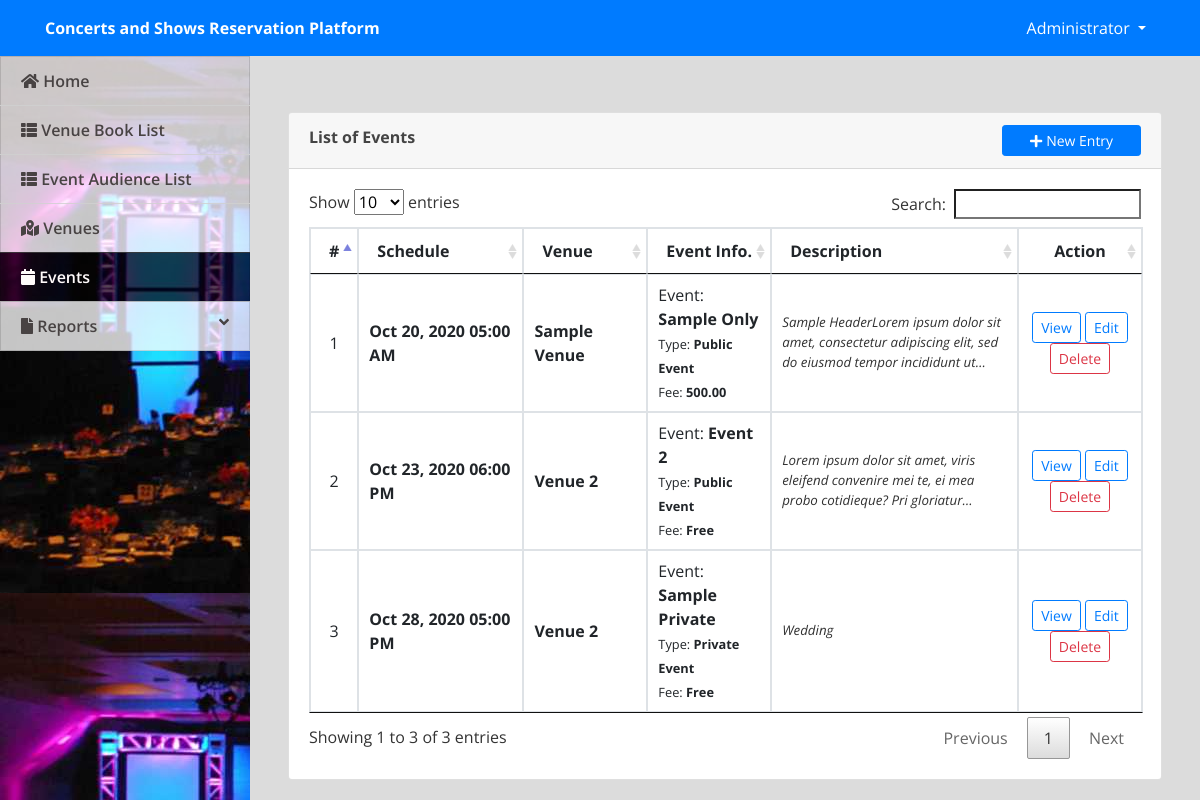
The page /admin/index.php?page=events (signed in) on the database its author committed.
### tables this page shows
CREATE TABLE `events` (
  `id` int(30) NOT NULL,
  `venue_id` int(30) NOT NULL,
  `event` text NOT NULL,
  `description` text NOT NULL,
  `schedule` datetime NOT NULL,
  `type` tinyint(1) NOT NULL DEFAULT 1 COMMENT '1=Public, 2-Private',
  `audience_capacity` int(30) NOT NULL,
  `payment_type` tinyint(1) NOT NULL DEFAULT 1 COMMENT '1=Free,payable',
  `amount` double NOT NULL DEFAULT 0,
  `banner` text NOT NULL,
  `date_created` datetime NOT NULL
);

CREATE TABLE `venue` (
  `id` int(30) NOT NULL,
  `venue` text NOT NULL,
  `address` text NOT NULL,
  `description` text NOT NULL,
  `rate` float NOT NULL
);

### admin/events.php (the view, shortened to what this page needs)
<?php include('db_connect.php');?>
<div class="container-fluid">
	<div class="col-lg-12">
		<div class="row">
			<div class="col-md-12">
				<div class="card">
					<div class="card-header">
						<b>List of Events</b>
						<span class="float:right"><a class="btn btn-primary btn-block btn-sm col-sm-2 float-right" href="index.php?page=manage_event" id="new_event">
					<i class="fa fa-plus"></i> New Entry
				</a></span>
					</div>
					<div class="card-body">
						<table class="table table-condensed table-bordered table-hover">
							<colgroup>
								<col width="5%">
								<col width="20%">
								<col width="15%">
								<col width="15%">
								<col width="30%">
								<col width="15%">
							</colgroup>
							<thead>
								<tr>
									<th class="text-center">#</th>
									<th class="">Schedule</th>
									<th class="">Venue</th>
									<th class="">Event Info.</th>
									<th class="">Description</th>
									<th class="text-center">Action</th>
								</tr>
							</thead>
							<tbody>
								<?php
								$i = 1;
								$events = $conn->query("SELECT e.*,v.venue FROM events e inner join venue v on v.id=e.venue_id order by e.id asc");
								while($row=$events->fetch_assoc()):
									$trans = get_html_translation_table(HTML_ENTITIES,ENT_QUOTES);
									unset($trans["\""], $trans["<"], $trans[">"], $trans["<h2"]);
									$desc = strtr(html_entity_decode($row['description']),$trans);
									$desc=str_replace(array("<li>","</li>"), array("",","), $desc);
								?>
								<tr>
									<td class="text-center"><?php echo $i++ ?></td>
									<td class="">
										 <p> <b><?php echo date("M d, Y h:i A",strtotime($row['schedule'])) ?></b></p>
									</td>
									<td class="">
										 <p> <b><?php echo ucwords($row['venue']) ?></b></p>
									</td>
									<td class="">
										 <p>Event: <b><?php echo ucwords($row['event']) ?></b></p>
										 <p><small>Type: <b><?php echo $row['type']  == 1 ? "Public Event" : "Private Event" ?></small></b></p>
										 <p><small>Fee: <b><?php echo $row['payment_type']  == 1 ? "Free" : number_format($row['amount'],2) ?></small></b></p>
									</td>
									<td>
										 <p class="truncate"><?php echo strip_tags($desc) ?></p>
									</td>
									<td class="text-center">
										<button class="btn btn-sm btn-outline-primary view_event" type="button" data-id="<?php echo $row['id'] ?>" >View</button>
										<button class="btn btn-sm btn-outline-primary edit_event" type="button" data-id="<?php echo $row['id'] ?>" >Edit</button>
										<button class="btn btn-sm btn-outline-danger delete_event" type="button" data-id="<?php echo $row['id'] ?>">Delete</button>
									</td>
								</tr>
								<?php endwhile; ?>
							</tbody>
						</table>
					</div>
				</div>
			</div>
		</div>
	</div>
</div>

### admin/index.php (shortened to what this page needs)
<!DOCTYPE html>
<html lang="en">
<head>
<?php
 include('./header.php');
 ?>
</head>
<body>
	<?php include 'topbar.php' ?>
	<?php include 'navbar.php' ?>
  <main id="view-panel" >
      <?php $page = isset($_GET['page']) ? $_GET['page'] :'home'; ?>
  	<?php include $page.'.php' ?>
  </main>
</body>
</html>

### admin/header.php (shortened to what this page needs)
  <link rel="stylesheet" href="assets/font-awesome/css/all.min.css">
<link href="assets/vendor/bootstrap/css/bootstrap.min.css" rel="stylesheet">
<link href="assets/vendor/icofont/icofont.min.css" rel="stylesheet">
<link href="assets/vendor/boxicons/css/boxicons.min.css" rel="stylesheet">
<link href="assets/vendor/venobox/venobox.css" rel="stylesheet">
<link href="assets/vendor/animate.css/animate.min.css" rel="stylesheet">
<link href="assets/vendor/remixicon/remixicon.css" rel="stylesheet">
<link href="assets/vendor/owl.carousel/assets/owl.carousel.min.css" rel="stylesheet">
<link href="assets/vendor/bootstrap-datepicker/css/bootstrap-datepicker.min.css" rel="stylesheet">
<link href="assets/DataTables/datatables.min.css" rel="stylesheet">
<link href="assets/css/jquery.datetimepicker.min.css" rel="stylesheet">
<link href="assets/css/select2.min.css" rel="stylesheet">
<link href="assets/css/style.css" rel="stylesheet">
<link type="text/css" rel="stylesheet" href="assets/css/jquery-te-1.4.0.css">

### admin/topbar.php (shortened to what this page needs)
<nav class="navbar navbar-light fixed-top bg-primary" style="padding:0;min-height: 3.5rem">
  <div class="container-fluid mt-2 mb-2">
  	<div class="col-lg-12">
      <div class="col-md-4 float-left text-white">
        <large><b>Concerts and Shows Reservation Platform</b></large>
      </div>
	  	<div class="float-right">
        <div class=" dropdown mr-4">
            <a href="#" class="text-white dropdown-toggle"  id="account_settings" data-toggle="dropdown" aria-haspopup="true" aria-expanded="false"><?php echo $_SESSION['login_name'] ?> </a>
        </div>
      </div>
  </div>
</nav>

### admin/navbar.php (shortened to what this page needs)
<nav id="sidebar" class='mx-lt-5 bg-dark' >
		<div class="sidebar-list">
				<a href="index.php?page=home" class="nav-item nav-home"><span class='icon-field'><i class="fa fa-home"></i></span> Home</a>
				<a href="index.php?page=booking" class="nav-item nav-booking"><span class='icon-field'><i class="fa fa-th-list"></i></span> Venue Book List</a>
				<a href="index.php?page=audience" class="nav-item nav-audience"><span class='icon-field'><i class="fa fa-th-list"></i></span> Event Audience List</a>
				<a href="index.php?page=venue" class="nav-item nav-venue"><span class='icon-field'><i class="fa fa-map-marked-alt"></i></span> Venues</a>
				<a href="index.php?page=events" class="nav-item nav-events"><span class='icon-field'><i class="fa fa-calendar"></i></span> Events</a>
				<a  class="nav-item nav-reports" data-toggle="collapse" href="#reportCollpase" role="button" aria-expanded="false" aria-controls="reportCollpase"><span class='icon-field'><i class="fa fa-file"></i></span> Reports <i class="fa fa-angle-down float-right"></i></a>
		</div>
</nav>

### admin/assets/css/style.css (style rules this page uses)
body { font-family: "Open Sans", sans-serif; color: #444444; width: 100%; height: calc(100%); }
a { color: #1977cc; }
nav#sidebar { height: calc(100%); position: fixed; z-index: 99; left: 0; width: 250px; background: url(../uploads/art-cover.jpg); background-repeat: no-repeat; background-size: cover; }
a.nav-item { position: relative; display: block; padding: .75rem 1.25rem; margin-bottom: -1px; border: 1px solid rgba(0,0,0,.125); background-color: #ffffffc4; color: #484343; font-weight: 600; }
a.nav-item:hover, .nav-item.active { background-color: #000000ad; color: #fffafa; }
main#view-panel { margin-left: 250px; width:calc(100% - 250px); margin-top: 3.5rem; padding: .5em }
.truncate { overflow: hidden; text-overflow: ellipsis; display: -webkit-box; -webkit-line-clamp: 3; -webkit-box-orient: vertical; font-size: smaller; color: #000000cf; font-style: italic; }

### admin/index.php (style rules this page uses)
body { background: #80808045; }

### admin/events.php (style rules this page uses)
td { vertical-align: middle !important; }
td p { margin: unset }

### rows shown on the page
events: schedule "Oct 20, 2020 05:00 AM", venue.venue "Sample Venue", event "Sample Only", type "Public Event", amount "500.00", description "Sample HeaderLorem ipsum dolor sit amet, consectetur adipiscing elit, sed do eiusmod tempor incididunt…"
events: schedule "Oct 23, 2020 06:00 PM", venue.venue "Venue 2", event "Event 2", type "Public Event", payment_type "Free", description "Lorem ipsum dolor sit amet, viris eleifend convenire mei te, ei mea probo cotidieque? Pri…"
events: schedule "Oct 28, 2020 05:00 PM", venue.venue "Venue 2", event "Sample Private", type "Private Event", payment_type "Free", description "Wedding"

### other values the page prints
$_SESSION['login_name'] "Administrator"
